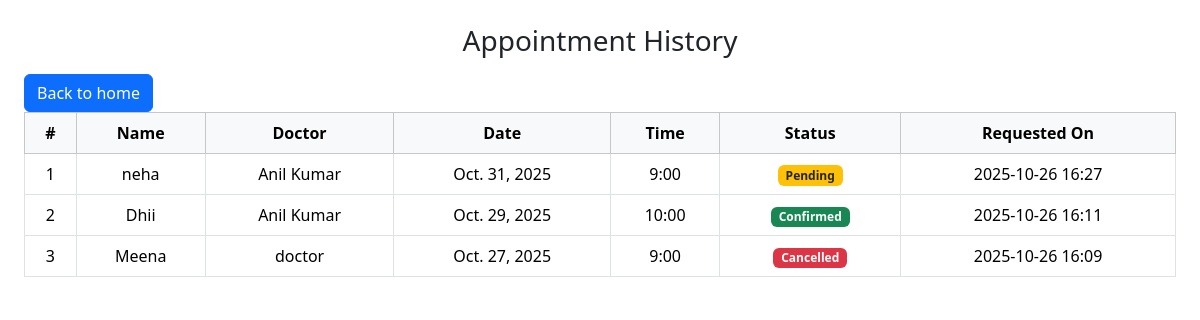
Page /appointment-history (signed in) on the earlier database version.
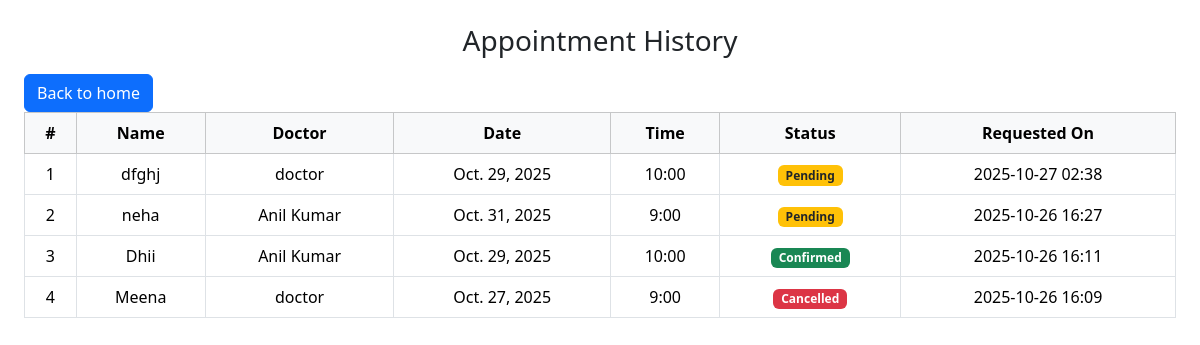
Same page on the later database version.
### hospital_appointment_app/models.py (models this page shows, shortened)
class Appointment(models.Model):
    user = models.ForeignKey(User, on_delete=models.CASCADE, null=True, blank=True)
    patient_name = models.CharField(max_length=100)
    doctor = models.ForeignKey(Doctor, on_delete=models.CASCADE)
    date = models.DateField()
    time_slot = models.CharField(max_length=50)
    status = models.CharField(max_length=20, default='Pending')
    created_at = models.DateTimeField(auto_now_add=True)

class Doctor(models.Model):
    name =  models.CharField(max_length=25)
    specialty = models.CharField(max_length=30)
    available_time = models.DateTimeField()

### hospital_appointment_app/views.py (the view)
# urls.py: path('appointment-history', views.appointment_history, name='appointment_history'),
@login_required
def appointment_history(request):
    doctors = Doctor.objects.all()
    appointments = Appointment.objects.filter(user=request.user).order_by('-created_at')
    return render(request, 'appointment_history.html', {
        'doctors': doctors,
        'appointments': appointments,
    })

### hospital_appointment_app/templates/appointment_history.html (shortened to what this page needs)
<!DOCTYPE html>
<html lang="en">
<head>
    <link href="https://cdn.jsdelivr.net/npm/bootstrap@5.3.3/dist/css/bootstrap.min.css" rel="stylesheet">
</head>
<body class="p-4">
    <h3 class="mb-3 text-center">Appointment History</h3>
    <a  class="btn btn-primary" href="{% url 'index' %}">Back to home</a>
    <table class="table table-bordered text-center align-middle">
        <thead class="table-light">
            <tr>
                <th>#</th>
                <th>Name</th>
                <th>Doctor</th>
                <th>Date</th>
                <th>Time</th>
                <th>Status</th>
                <th>Requested On</th>
            </tr>
        </thead>
        <tbody>
            {% for appointment in appointments %}
            <tr>
                <td>{{ forloop.counter }}</td>
                <td>{{ appointment.patient_name }}</td>
                <td>{{ appointment.doctor.name }}</td>
                <td>{{ appointment.date }}</td>
                <td>{{ appointment.time_slot }}</td>
                <td>
                    {% if appointment.status == 'Confirmed' %}
                        <span class="badge bg-success">Confirmed</span>
                    {% elif appointment.status == 'Cancelled' %}
                        <span class="badge bg-danger">Cancelled</span>
                    {% else %}
                        <span class="badge bg-warning text-dark">Pending</span>
                    {% endif %}
                </td>
                <td>{{ appointment.created_at|date:"Y-m-d H:i" }}</td>
            </tr>
            {% empty %}
            <tr>
                <td colspan="7" class="text-muted">No appointments yet!</td>
            </tr>
            {% endfor %}
        </tbody>
    </table>
</body>
</html>

Differences in the rows shown:
added Appointment: patient_name "dfghj", doctor.name "doctor", date "Oct. 29, 2025", time_slot "10:00", status "Pending", created_at "2025-10-27 02:38"
